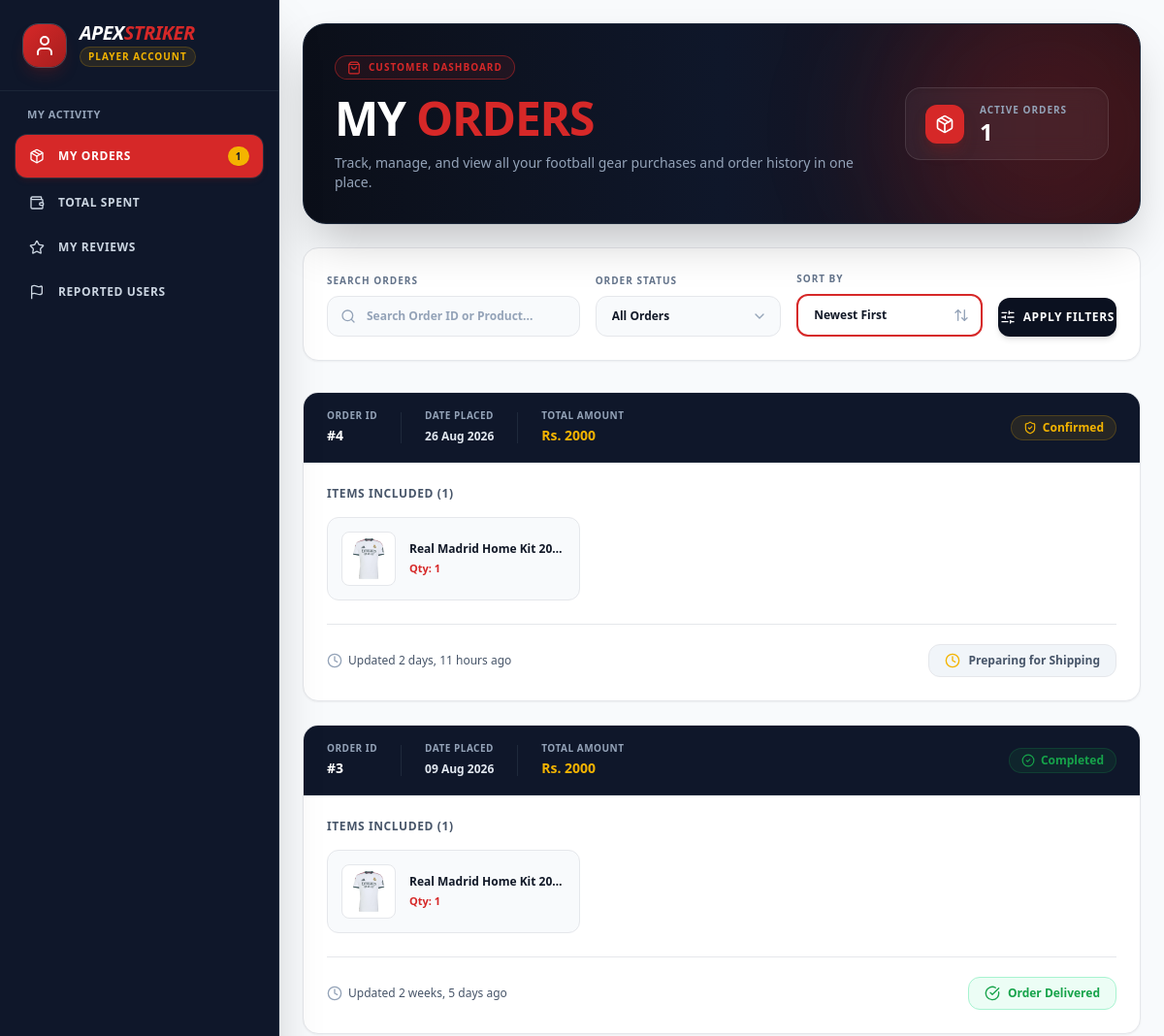
The page /dashboard/customer/ (signed in, upper part) on the database as committed earlier.
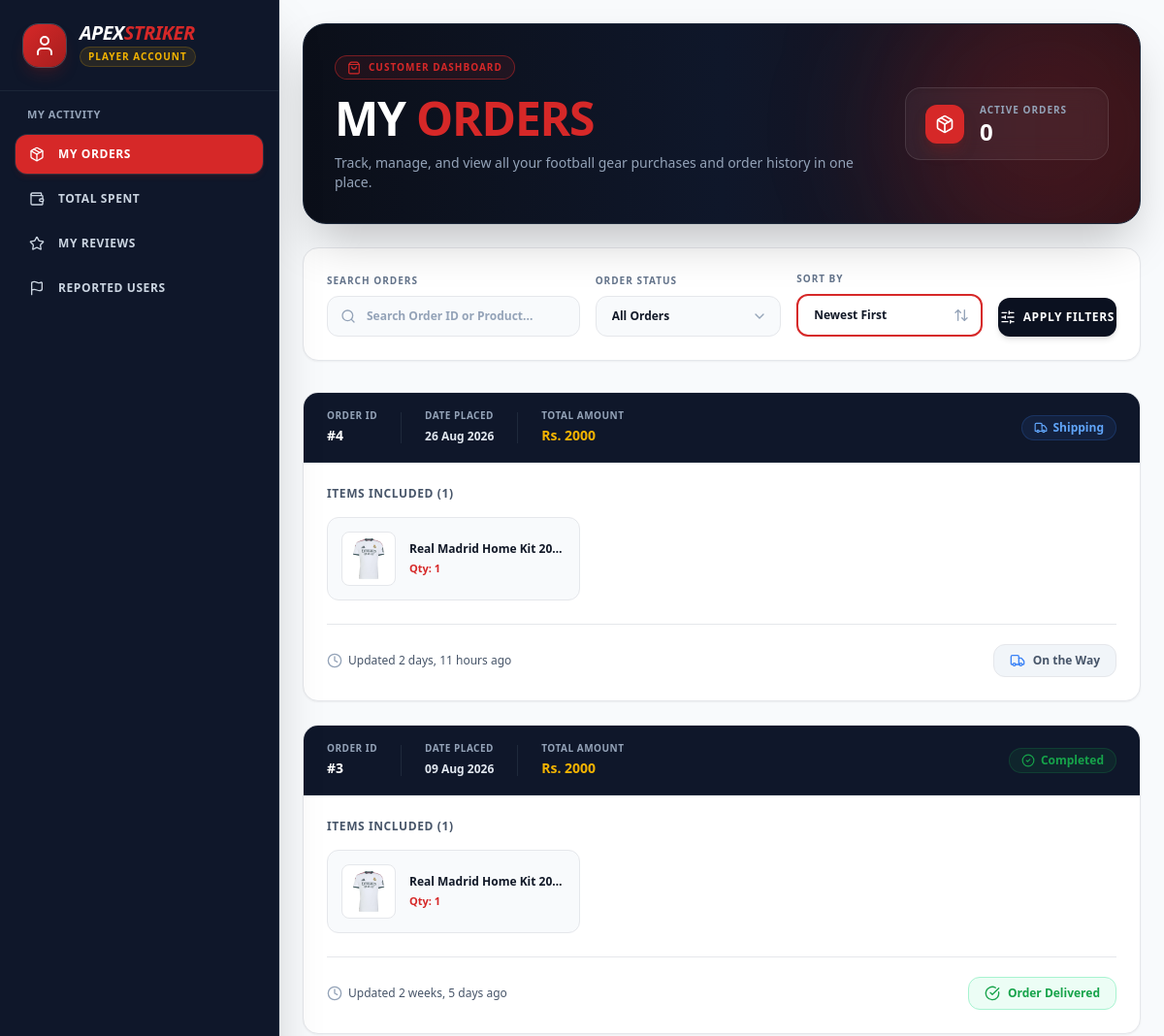
The same page on the database as committed later.
### as_app/models.py (models this page shows, shortened)
class Order(models.Model):
    class Status(models.TextChoices):
        PAID = 'paid', 'Paid (Held by Admin)'
        SHIPPING = 'shipping', 'Shipping in Progress'
        SHIPPED = 'shipped', 'Shipped'
        COMPLETED = 'completed', 'Delivered & Received'
        CANCELLED = 'cancelled', 'Cancelled'
    class PaymentMethod(models.TextChoices):
        ESEWA = 'esewa', 'eSewa'
        COD = 'cod', 'Cash on Delivery'
    customer = models.ForeignKey('Customer', on_delete=models.CASCADE)
    total_amount = models.DecimalField(max_digits=12, decimal_places=2)
    status = models.CharField(max_length=20, choices=Status.choices, default=Status.PAID)
    payment_method = models.CharField(max_length=20, choices=PaymentMethod.choices, default=PaymentMethod.ESEWA)
    transaction_id = models.CharField(max_length=100, help_text="eSewa/Khalti Ref ID")
    shipping_address = models.TextField()
    created_at = models.DateTimeField(auto_now_add=True)

### as_app/views/dashboard.py (the view)
# urls.py: path('dashboard/customer/', customer_dashboard_view, name='customer_dashboard'),
@login_required
def customer_dashboard_view(request):
    if request.user.role != 'customer':
        messages.error(request, "You are not authorized to access the customer dashboard.")
        return redirect('/')
    section = request.GET.get('section', 'my-orders')
    context = {
        'completed_orders_count': Order.objects.filter(customer=request.user.customer_profile, status='completed').count(),
        'pending_orders_count': Order.objects.filter(customer=request.user.customer_profile, status='paid').count(),
        'total_spent': sum(order.total_amount for order in Order.objects.filter(customer=request.user.customer_profile, status='completed')),
        'avg_order_value': Order.objects.filter(customer=request.user.customer_profile, status='completed').aggregate(avg_value=Avg('total_amount'))['avg_value'] if Order.objects.filter(customer=request.user.customer_profile, status='completed').exists() else 0,
        'pending_reports_count': Report.objects.filter(reporter=request.user, is_resolved=False).count(),
        'section': section,
    }
    if section == 'my-orders':
        q = request.GET.get('q', '')
        status = request.GET.get('status', 'all')
        sort = request.GET.get('sort', 'latest')
        orders = Order.objects.filter(customer=request.user.customer_profile).order_by('-created_at')
        if q:
            query = Q(id__icontains=q) | Q(items__product__name__icontains=q) | Q(items__product__brand__name__icontains=q) | Q(items__product__category__icontains=q)
            orders = orders.filter(query).distinct()
        if status != 'all':
            orders = orders.filter(status=status)
        if sort == 'oldest':
            orders = orders.order_by('created_at')
        elif sort == 'amount_desc':
            orders = orders.order_by('-total_amount')
        elif sort == 'amount_asc':
            orders = orders.order_by('total_amount')
        context['orders'] = orders
    if section == 'total-spent':
        context['spent_orders'] = Order.objects.filter(customer=request.user.customer_profile, status='completed').order_by('-created_at')
    if section == 'my-reviews':
        context['my_reviews'] = Review.objects.filter(customer=request.user.customer_profile).order_by('-created_at')
    if section == 'reported-users':
        context['reported_users'] = Report.objects.filter(reporter=request.user).order_by('-created_at')
    return render(request, 'dashboard/customer_dashboard.html', context)

### as_app/models.py (called while the page is built)
    def get_primary(self):
        return self.images.filter(is_primary=True).first()

### as_app/templates/dashboard/customer_dashboard.html (shortened to what the changed rows need)
<!DOCTYPE html>
<html lang="en">
<head>
    {% load static %}
    <link href="{% static 'css/styles.css' %}" rel="stylesheet" />
</head>
<body class="bg-[#F8FAFC] text-[#111827] flex min-h-screen overflow-hidden font-sans">
    <aside class="w-72 bg-[#0F172A] text-white flex flex-col shadow-2xl relative z-30 shrink-0 border-r border-slate-800">
        <nav class="flex-grow p-4 space-y-6 overflow-y-auto custom-scrollbar">
            <div class="space-y-1.5">
                <h2 class="px-3 text-[11px] font-extrabold text-slate-400 uppercase tracking-wider mb-3">
                    My Activity
                </h2>
                <a href="?section=my-orders" class="flex items-center justify-between px-3.5 py-3 rounded-xl transition-all font-bold text-xs uppercase tracking-wider group {% if section == 'my-orders' or not section %}bg-[#D62828] text-white shadow-md shadow-red-900/20 ring-1 ring-white/10{% else %}text-slate-300 hover:bg-slate-800/80 hover:text-white{% endif %}">
                    <div class="flex items-center gap-3.5">
                        <i data-lucide="package" class="w-4 h-4 transition-transform group-hover:scale-110"></i>
                        <span>My Orders</span>
                    </div>
                    {% if pending_orders_count > 0 %}
                        <span class="bg-[#F4B400] text-[#0F172A] font-extrabold px-2 py-0.5 rounded-full text-[10px] shadow-sm">
                            {{ pending_orders_count }}
                        </span>
                    {% endif %}
                </a>
            </div>
        </nav>
    </aside>
    <main class="flex-grow flex flex-col h-screen overflow-y-auto bg-[#F8FAFC]">
        {% if section == 'my-orders' or not section %}
            {% include 'dashboard/customer/_my_orders.html' %}
        {% elif section == 'total-spent' %}
            {% include 'dashboard/customer/_total_spent.html' %}
        {% elif section == 'my-reviews' %}
            {% include 'dashboard/customer/_my_reviews.html' %}
        {% elif section == 'reported-users' %}
            {% include 'dashboard/customer/_reported_users.html' %}
        {% endif %}
    </main>
</body>
</html>

### as_app/templates/dashboard/customer/_my_orders.html (shortened to what the changed rows need)
<div class="flex-grow flex flex-col h-screen bg-[#F8FAFC] overflow-hidden">
    <div class="flex-grow overflow-y-auto p-4 md:p-6 space-y-6">
        <div class="w-full space-y-6">
            <div class="bg-gradient-to-r from-[#0B0F19] via-[#0F172A] to-[#1E1118] text-white p-6 md:p-8 rounded-3xl shadow-2xl relative overflow-hidden flex flex-col md:flex-row md:items-center justify-between gap-6 border border-slate-800">
                <div class="relative z-10">
                    <h1 class="text-3xl md:text-5xl font-black tracking-tight uppercase leading-none mb-3 text-white">
                        MY <span class="text-[#D62828]">ORDERS</span>
                    </h1>
                </div>
                <div class="relative z-10 shrink-0">
                    <div class="flex items-center gap-4 bg-white/5 border border-white/10 backdrop-blur-md px-5 py-4 rounded-2xl shadow-inner min-w-[210px]">
                        <div>
                            <p class="text-[10px] font-black text-slate-400 uppercase tracking-widest leading-tight">ACTIVE ORDERS</p>
                            <p class="text-2xl font-black text-white leading-none mt-1">{{ pending_orders_count }}</p>
                        </div>
                    </div>
                </div>
            </div>
            <div class="space-y-6 pt-2 pb-6">
                {% for order in orders %}
                <div class="bg-white rounded-2xl border border-[#E5E7EB] shadow-sm hover:shadow-md transition-all duration-300 overflow-hidden">
                    <div class="bg-[#0F172A] text-white px-6 py-4 flex flex-wrap items-center justify-between gap-4 border-b border-slate-800">
                        <div class="flex flex-wrap items-center gap-6">
                            <div>
                                <span class="text-[10px] uppercase font-bold text-slate-400 tracking-wider block">Order ID</span>
                                <span class="text-sm font-extrabold text-white">#{{ order.id }}</span>
                            </div>
                            <div>
                                <span class="text-[10px] uppercase font-bold text-slate-400 tracking-wider block">Date Placed</span>
                                <span class="text-xs font-semibold text-slate-200">{{ order.created_at|date:"d M Y" }}</span>
                            </div>
                            <div>
                                <span class="text-[10px] uppercase font-bold text-slate-400 tracking-wider block">Total Amount</span>
                                <span class="text-sm font-black text-[#F4B400]">Rs. {{ order.total_amount|floatformat:0 }}</span>
                            </div>
                        </div>
                        <div>
                            {% if order.status == 'paid' %}
                                <span class="inline-flex items-center gap-1.5 bg-[#F4B400]/10 text-[#F4B400] px-3 py-1 rounded-full border border-[#F4B400]/20 text-xs font-bold">
                                    <i data-lucide="shield-check" class="w-3.5 h-3.5"></i> Confirmed
                                </span>
                            {% elif order.status == 'shipping' %}
                                <span class="inline-flex items-center gap-1.5 bg-blue-500/10 text-blue-400 px-3 py-1 rounded-full border border-blue-500/20 text-xs font-bold">
                                    <i data-lucide="truck" class="w-3.5 h-3.5"></i> Shipping
                                </span>
                            {% elif order.status == 'shipped' %}
                                <span class="inline-flex items-center gap-1.5 bg-indigo-500/10 text-indigo-400 px-3 py-1 rounded-full border border-indigo-500/20 text-xs font-bold">
                                    <i data-lucide="package" class="w-3.5 h-3.5"></i> Shipped
                                </span>
                            {% elif order.status == 'completed' %}
                                <span class="inline-flex items-center gap-1.5 bg-[#16A34A]/10 text-[#16A34A] px-3 py-1 rounded-full border border-[#16A34A]/20 text-xs font-bold">
                                    <i data-lucide="check-circle-2" class="w-3.5 h-3.5"></i> Completed
                                </span>
                            {% elif order.status == 'cancelled' %}
                                <span class="inline-flex items-center gap-1.5 bg-[#DC2626]/10 text-[#DC2626] px-3 py-1 rounded-full border border-[#DC2626]/20 text-xs font-bold">
                                    <i data-lucide="x-circle" class="w-3.5 h-3.5"></i> Cancelled
                                </span>
                            {% endif %}
                        </div>
                    </div>
                    <div class="p-6">
                        <p class="text-xs font-bold text-[#475569] uppercase tracking-wider mb-4">
                            Items Included ({{ order.items.count }})
                        </p>
                        <div class="grid grid-cols-1 sm:grid-cols-2 lg:grid-cols-3 gap-4">
                            {% for item in order.items.all %}
                            <div class="flex items-center gap-3.5 p-3.5 rounded-xl bg-[#F8FAFC] border border-[#E5E7EB] hover:bg-white hover:border-slate-300 transition-all">
                                <div class="h-14 w-14 rounded-lg bg-white border border-[#E5E7EB] flex items-center justify-center shrink-0 overflow-hidden p-1">
                                    {% if item.product.get_primary %}
                                        <img src="{{ item.product.get_primary.image.url }}" class="h-full w-full object-contain">
                                    {% else %}
                                        <i data-lucide="package" class="w-6 h-6 text-slate-300"></i>
                                    {% endif %}
                                </div>
                                <div class="overflow-hidden">
                                    <p class="font-bold text-[#111827] text-xs truncate leading-snug">{{ item.product.name }}</p>
                                    <p class="text-[11px] font-semibold text-[#D62828] mt-1">Qty: {{ item.quantity }}</p>
                                </div>
                            </div>
                            {% endfor %}
                        </div>
                        <div class="mt-6 pt-5 border-t border-[#E5E7EB] flex flex-wrap items-center justify-between gap-4">
                            <div class="text-xs text-[#475569] font-medium flex items-center gap-1.5">
                                <i data-lucide="clock" class="w-4 h-4 text-slate-400"></i>
                                <span>Updated {{ order.created_at|timesince }} ago</span>
                            </div>
                            <div class="flex items-center gap-3">
                                {% if order.status == 'shipped' %}
                                    <form action="/orders/confirm/{{ order.id }}/" method="POST">
                                        {% csrf_token %}
                                        <button type="submit" class="bg-[#D62828] hover:bg-[#A61E1E] text-white px-5 py-2.5 rounded-xl font-bold text-xs transition-all shadow-sm active:scale-95 flex items-center gap-2">
                                            <i data-lucide="package-check" class="w-4 h-4"></i> Confirm Receipt
                                        </button>
                                    </form>
                                {% elif order.status == 'paid' %}
                                    <div class="bg-slate-100 text-[#475569] px-4 py-2 rounded-xl text-xs font-semibold flex items-center gap-2 border border-[#E5E7EB]">
                                        <i data-lucide="clock" class="w-4 h-4 text-[#F4B400]"></i> Preparing for Shipping
                                    </div>
                                {% elif order.status == 'shipping' %}
                                    <div class="bg-slate-100 text-[#475569] px-4 py-2 rounded-xl text-xs font-semibold flex items-center gap-2 border border-[#E5E7EB]">
                                        <i data-lucide="truck" class="w-4 h-4 text-blue-500"></i> On the Way
                                    </div>
                                {% elif order.status == 'completed' %}
                                    <div class="bg-emerald-50 text-[#16A34A] px-4 py-2 rounded-xl text-xs font-semibold flex items-center gap-2 border border-emerald-200">
                                        <i data-lucide="check-circle" class="w-4 h-4"></i> Order Delivered
                                    </div>
                                {% endif %}
                            </div>
                        </div>
                    </div>
                </div>
                {% endfor %}
            </div>
        </div>
    </div>
</div>

Rows that differ between the two databases and show on the page:
changed Order "26 Aug 2026": status "Confirmed Preparing for Shipping" → "Shipping On the Way"
Other text that changed with them:
{{ pending_orders_count }}: "1" → "0"
{{ pending_orders_count }}: "1" → (not shown)
